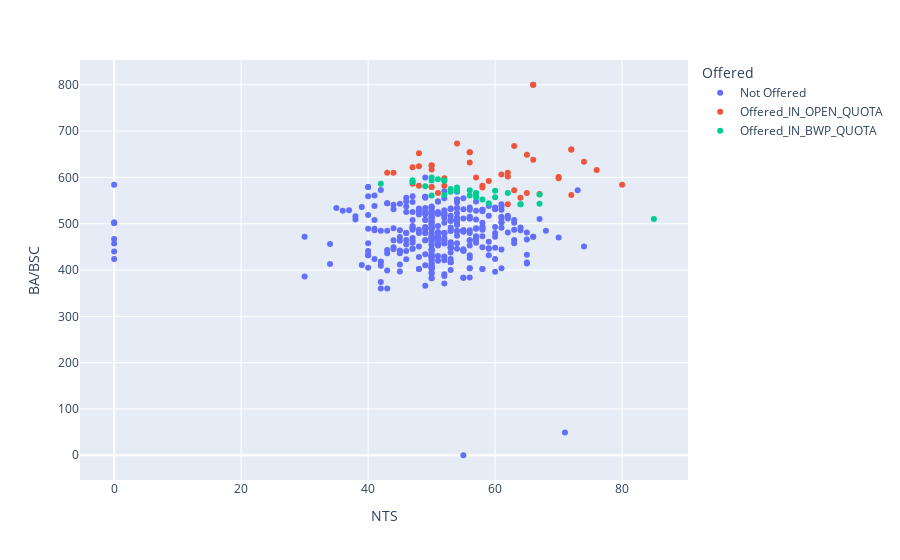

This figure's notebook cell:
### Code cell
# Visulize MCS Applicants
import plotly.express as px
import pandas as pd
df = pd.read_csv('dataset/fall17/fall-17-mcs-applicants.csv')
#print(df.columns)
fig = px.scatter(df, x="NTS", y="BA/BSC",color="Offered",hover_data=['Domicile'])
fig.show()

### Figure 1 — Plotly figure (JSON) as saved in the notebook; plotly's stock layout.template omitted (floating-point values rounded to 4 significant figures; data arrays with more than 128 entries replaced by an {"elided": "..."} marker saying what was removed)
{"data": [{"customdata": {"elided": "368x1 str values"}, "hovertemplate": "Offered=Not Offered<br>NTS=%{x}<br>BA/BSC=%{y}<br>Domicile=%{customdata[0]}<extra></extra>", "legendgroup": "Not Offered", "marker": {"color": "#636efa", "symbol": "circle"}, "mode": "markers", "name": "Not Offered", "showlegend": true, "type": "scatter", "x": {"elided": "368 int values"}, "xaxis": "x", "y": {"elided": "368 int values"}, "yaxis": "y"}, {"customdata": [["Bahawalpur"], ["OPEN"], ["OPEN"], ["OPEN"], ["Bahawalpur"], ["Bahawalpur"], ["OPEN"], ["OPEN"], ["Bahawalpur"], ["OPEN"], ["Bahawalpur"], ["Bahawalpur"], ["Bahawalpur"], ["Bahawalpur"], ["Bahawalpur"], ["Bahawalpur"], ["Bahawalpur"], ["Bahawalpur"], ["OPEN"], ["Bahawalpur"], ["Bahawalpur"], ["OPEN"], ["Bahawalpur"], ["Bahawalpur"], ["Bahawalpur"], ["Bahawalpur"], ["Bahawalpur"], ["Bahawalpur"], ["OPEN"], ["Bahawalpur"], ["Bahawalpur"], ["Bahawalpur"], ["Bahawalpur"], ["Bahawalpur"], ["OPEN"], ["Bahawalpur"], ["OPEN"], ["OPEN"], ["OPEN"], ["OPEN"], ["Bahawalpur"], ["OPEN"], ["Bahawalpur"], ["OPEN"]], "hovertemplate": "Offered=Offered_IN_OPEN_QUOTA<br>NTS=%{x}<br>BA/BSC=%{y}<br>Domicile=%{customdata[0]}<extra></extra>", "legendgroup": "Offered_IN_OPEN_QUOTA", "marker": {"color": "#EF553B", "symbol": "circle"}, "mode": "markers", "name": "Offered_IN_OPEN_QUOTA", "showlegend": true, "type": "scatter", "x": [70, 63, 58, 52, 61, 80, 65, 50, 44, 67, 74, 54, 63, 66, 59, 50, 48, 76, 50, 51, 70, 62, 50, 47, 72, 66, 56, 72, 62, 66, 52, 65, 56, 50, 43, 48, 48, 56, 57, 58, 72, 64, 62, 47], "xaxis": "x", "y": [601, 572, 582, 582, 606, 584, 566, 579, 610, 564, 634, 673, 668, 638, 592, 626, 652, 616, 579, 566, 598, 542, 625, 622, 660, 800, 654, 660, 602, 800, 598, 649, 654, 617, 610, 624, 582, 632, 600, 578, 562, 556, 610, 586], "yaxis": "y"}, {"customdata": [["Bahawalpur"], ["Bahawalpur"], ["Bahawalpur"], ["Bahawalpur"], ["Bahawalpur"], ["Bahawalpur"], ["Bahawalpur"], ["Bahawalpur"], ["Bahawalpur"], ["Bahawalpur"], ["Bahawalpur"], ["Bahawalpur"], ["Bahawalpur"], ["Bahawalpur"], ["Bahawalpur"], ["Bahawalpur"], ["Bahawalpur"], ["Bahawalpur"], ["Bahawalpur"], ["Bahawalpur"], ["Bahawalpur"], ["Bahawalpur"], ["Bahawalpur"], ["Bahawalpur"], ["Bahawalpur"], ["Bahawalpur"], ["Bahawalpur"], ["Bahawalpur"], ["Bahawalpur"], ["Bahawalpur"]], "hovertemplate": "Offered=Offered_IN_BWP_QUOTA<br>NTS=%{x}<br>BA/BSC=%{y}<br>Domicile=%{customdata[0]}<extra></extra>", "legendgroup": "Offered_IN_BWP_QUOTA", "marker": {"color": "#00cc96", "symbol": "circle"}, "mode": "markers", "name": "Offered_IN_BWP_QUOTA", "showlegend": true, "type": "scatter", "x": [53, 50, 53, 49, 67, 59, 42, 54, 64, 57, 47, 64, 85, 60, 47, 58, 54, 52, 50, 57, 56, 52, 56, 50, 51, 57, 52, 62, 67, 60], "xaxis": "x", "y": [575, 593, 569, 581, 563, 544, 586, 578, 542, 564, 590, 542, 510, 557, 594, 552, 571, 593, 561, 566, 572, 593, 561, 600, 596, 557, 562, 566, 543, 571], "yaxis": "y"}], "layout": {"legend": {"title": {"text": "Offered"}, "tracegroupgap": 0}, "margin": {"t": 60}, "xaxis": {"anchor": "y", "domain": [0, 1], "title": {"text": "NTS"}}, "yaxis": {"anchor": "x", "domain": [0, 1], "title": {"text": "BA/BSC"}}}}
